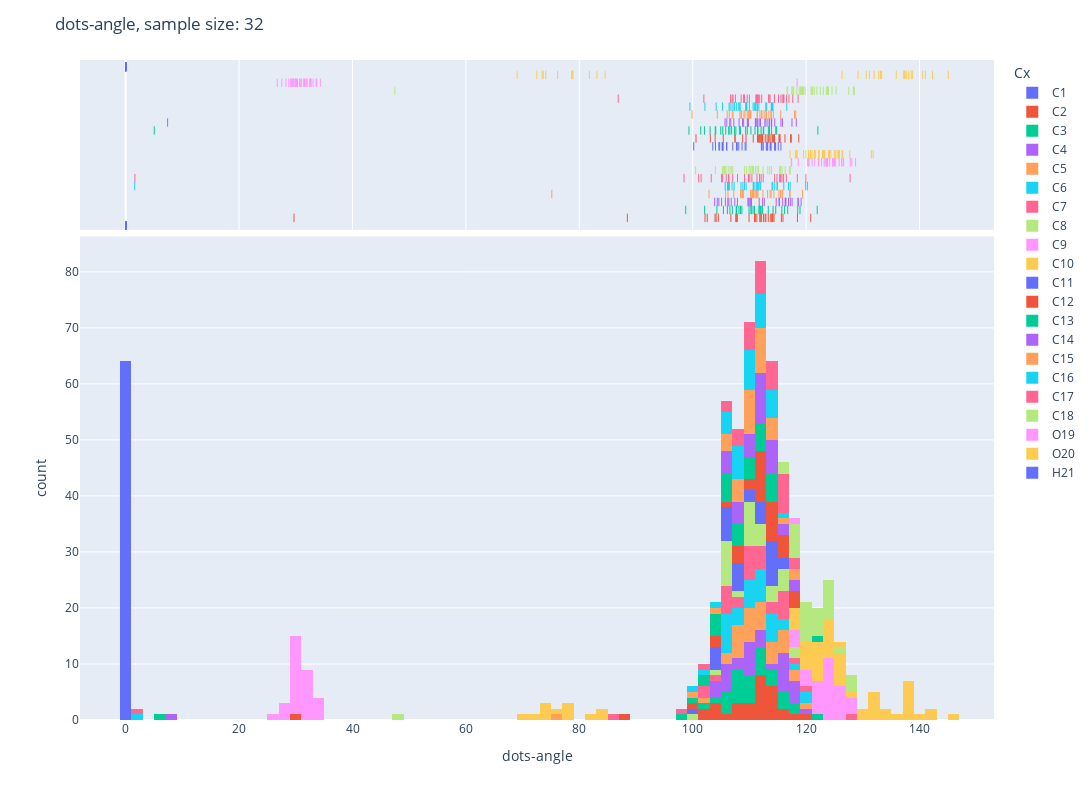
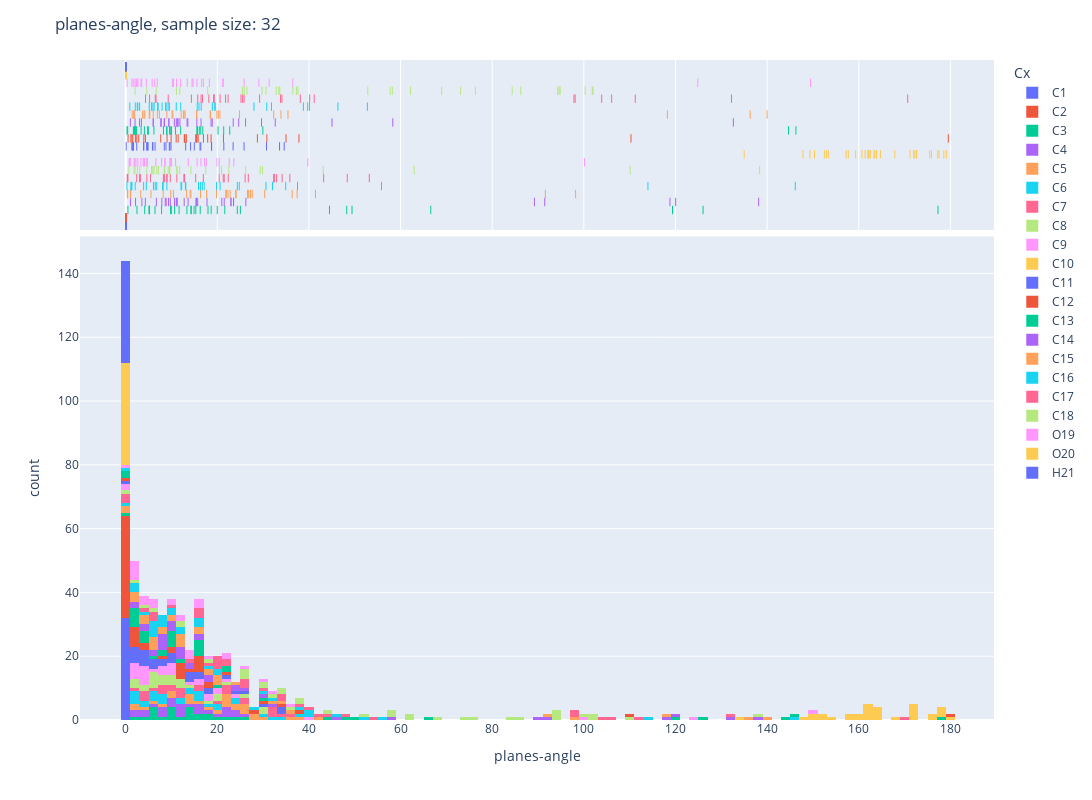
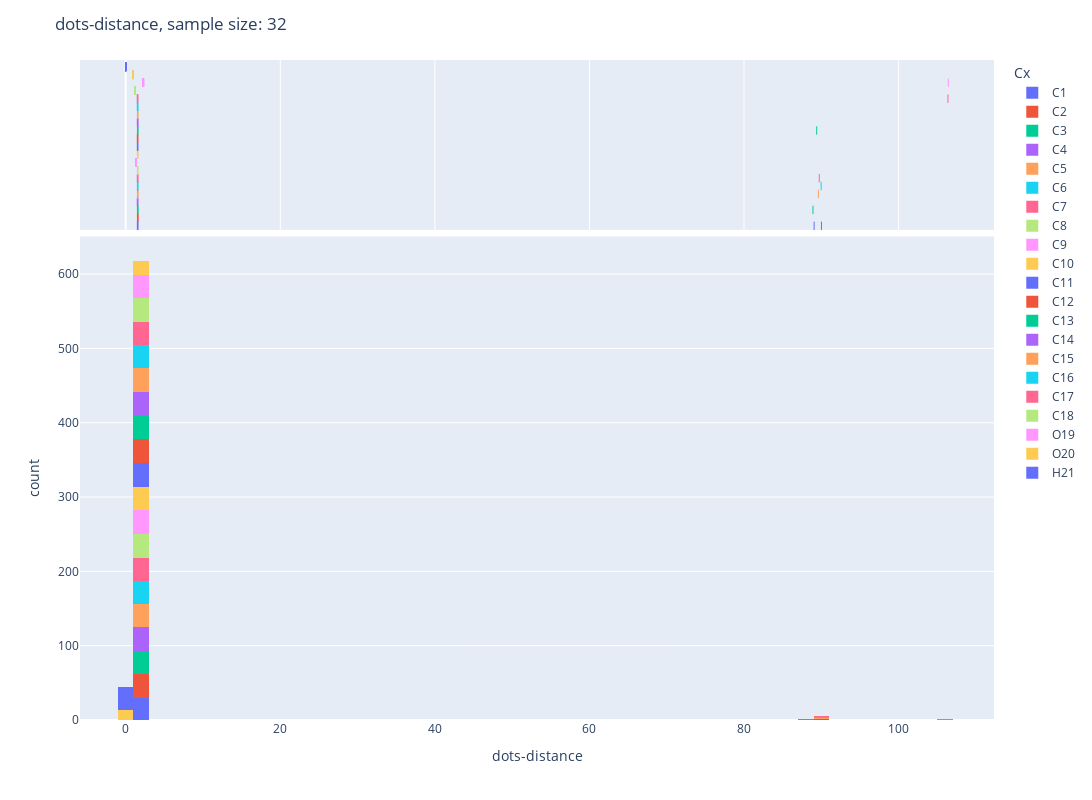

The code cell stored with these charts, in order, in its notebook:
### Code cell
protein_hist(df,xlabel="dots-angle")
protein_hist(df,xlabel="planes-angle")
protein_hist(df,xlabel="dots-distance")
